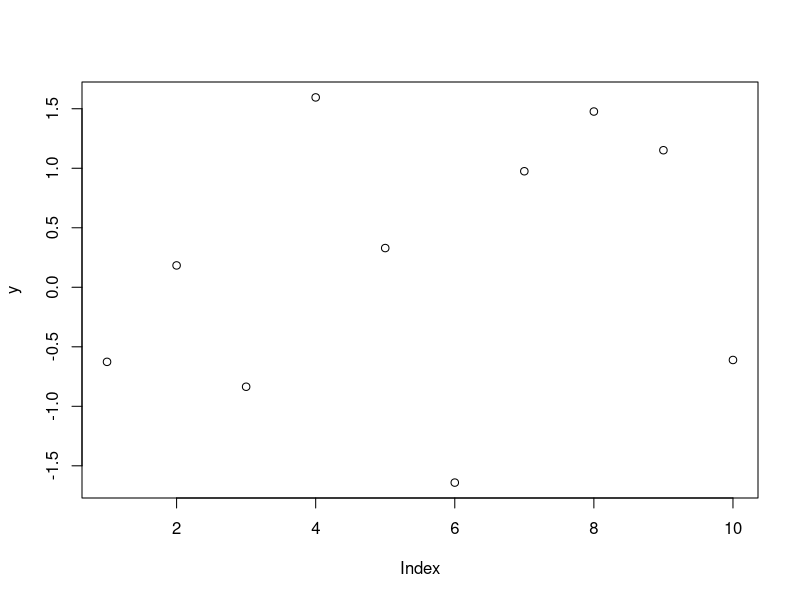

Reproduce this figure in R. (Note: this script raises an error after producing the figure.)
# Assume single changepoint model at a single point cp. Using normal distribution 

rm(list = ls())

set.seed(1)

# Load data in
Data=""
# y <- read.csv(Data)

# Or simulated data
cp <- 5
y1 <- rnorm(cp,0,1)
y2 <- rnorm(cp,0,2)

y <- c(y1,y2) ; plot(y)

approx_samples <- 500000

# prior for parameter
mu_prior <- c(0,3) #Normal distribution
sigma_prior <- c(5,0.6) #Use Scaled-Inverse-Chi-Squared for Conjugacy (df_para,scale_para) - mean of c(5,0.6) = 1

proposal_sd_rj <- 0.2 #bigger jump for the reversible jump
proposal_sd_wm <- 0.1 #within model sample of parameters
sims <- 100000
perc_burnin <- 0.1
num_of_cps_list <- rep(NA,sims)
mu_list <- list() #to assign to this list, use [[]]
sigma_list <- list() #to assign to this list, use [[]]
num_of_cps <- 0
mu <- mean(y)
sigma <- sqrt(var(y))
# Divide the problem into three problems
# 1) Unknown Mean, Known Sigma
# 2) Known Mean, Unknown Sigma
# 3) Unknown Mean, Unknown Sigma

cpd_test <- as.numeric(readline(prompt = "Unknown Mu(1), Unknown Sigma(2), Unknown Mu and Sigma(3): ")) # Start with Unknown Mean, Known Sigma

if (cpd_test==1){
  # Use approximation using samples from prior, reversible jump, and analytical
  known_sigma <- as.numeric(readline(prompt = "Known sigma: "))
  
  # Before anything, define function for product of normals
  prod_norm <- function(mu,sigma,y){prod(dnorm(y,mu,sigma))}
  
  # Use approximation, i.e integrate over all mu
  # Marginal likelihood P(Y|M_0)
  pM0 <- mean(sapply(rnorm(approx_samples,mu_prior[1],mu_prior[2]),prod_norm,known_sigma,y))
  # Marginal Likelihood P(Y|M_1)
  pM1 <- mean(sapply(rnorm(approx_samples,mu_prior[1],mu_prior[2]),prod_norm,known_sigma,y[1:cp]))*mean(sapply(rnorm(approx_samples,mu_prior[1],mu_prior[2]),prod_norm,known_sigma,y[(cp+1):(2*cp)]))
  # Normalise
  total <- pM0+pM1
  pM0 <- pM0/total
  pM1 <- pM1/total
  # Store results in data frame
  results <- data.frame("Approx"=c(pM0,pM1))
  
  # Now calculate using reversible jump
  # proposal_sd_rj <- 0.1 #bigger jump for the reversible jump
  # proposal_sd_wm <- 0.1 #within model sample of parameters
  # sims <- 100000
  # perc_burnin <- 0.1
  # num_of_cps_list <- rep(NA,sims)
  # mu_list <- list() #to assign to this list, use [[]]
  # num_of_cps <- 0
  # mu <- mean(y)
  
  for (s in 1:sims) {
    if (s%%10000==0) {
      print(s)
    }
    # If we have no changepoints, we jump to one changepoint at cp
    if (num_of_cps==0) {
      u1 <- rnorm(1,0,proposal_sd_rj)
      u2 <- rnorm(1,0,proposal_sd_rj)
      
      new_mu_left <- mean(y[1:cp])+u1
      new_mu_right <- mean(y[(cp+1):(2*cp)])+u2
      
      old_prior <- dnorm(mu,mu_prior[1],mu_prior[2],log = TRUE)
      new_prior <- dnorm(new_mu_left,mu_prior[1],mu_prior[2],log = TRUE) + dnorm(new_mu_right,mu_prior[1],mu_prior[2],log = TRUE)
      
      old_like <- sum(dnorm(y,mu,known_sigma,log = TRUE))
      new_like <- sum(dnorm(y[1:cp],new_mu_left,known_sigma,log = TRUE))+sum(dnorm(y[(cp+1):(2*cp)],new_mu_right,known_sigma,log = TRUE))
      
      old_to_new <- dnorm(u1,0,proposal_sd_rj,log = TRUE)+dnorm(u2,0,proposal_sd_rj,log = TRUE)
      new_to_old <- dnorm(mean(y)-mu,0,proposal_sd_rj,log = TRUE)
      if (runif(1)<exp(new_like+new_prior+new_to_old-old_like-old_prior-old_to_new)) {
        num_of_cps <- 1
        mu <- c(new_mu_left,new_mu_right)
      }
    } else { 
      # We are in the one changepoint model
      u <- rnorm(1,0,proposal_sd_rj)
      
      new_mu <- mean(y)+u
      
      old_prior <- dnorm(mu[1],mu_prior[1],mu_prior[2],log = TRUE)+dnorm(mu[2],mu_prior[1],mu_prior[2],log = TRUE)
      new_prior <- dnorm(new_mu,mu_prior[1],mu_prior[2],log = TRUE)
      
      old_like <- sum(dnorm(y[1:cp],mu[1],known_sigma,log = TRUE))+sum(dnorm(y[(cp+1):(2*cp)],mu[2],known_sigma,log = TRUE))
      new_like <- sum(dnorm(y,new_mu,known_sigma,log = TRUE))
      
      old_to_new <- dnorm(u,0,proposal_sd_rj,log = TRUE)
      new_to_old <- dnorm(mu[1]-mean(y[1:cp]),0,proposal_sd_rj,log = TRUE)+dnorm(mu[2]-mean(y[(cp+1):(2*cp)]),0,proposal_sd_rj,log = TRUE)
      
      if (runif(1)< exp(new_like+new_prior-old_like-old_prior+new_to_old-old_to_new)) {
        mu <- new_mu
        num_of_cps <- 0
      }
    }
    # Resample mu parameter from posterior, use Metropolis Hastings
    if (num_of_cps==0) {
      u <- rnorm(1,0,proposal_sd_wm)
      new_mu <- mu+u

      old_prior <- dnorm(mu,mu_prior[1],mu_prior[2],log = TRUE)
      new_prior <- dnorm(new_mu,mu_prior[1],mu_prior[2],log = TRUE)

      old_like <- sum(dnorm(y,mu,known_sigma,log = TRUE))
      new_like <- sum(dnorm(y,new_mu,known_sigma,log = TRUE))
      # Symmetric proposal so no transition probability
      if (runif(1)<exp(new_like+new_prior-old_prior-old_like)) {
        mu <- new_mu
      }
    } else{
      u1 <- rnorm(1,0,proposal_sd_wm)
      u2 <- rnorm(1,0,proposal_sd_wm)
      new_mu_left <- mu[1]+u1
      new_mu_right <- mu[2]+u2

      old_prior <- dnorm(mu[1],mu_prior[1],mu_prior[2],log = TRUE)+dnorm(mu[2],mu_prior[1],mu_prior[2],log = TRUE)
      new_prior <- dnorm(new_mu_left,mu_prior[1],mu_prior[2],log = TRUE)+dnorm(new_mu_right,mu_prior[1],mu_prior[2],log = TRUE)

      old_like <- sum(dnorm(y[1:cp],mu[1],known_sigma,log = TRUE))+sum(dnorm(y[(cp+1):(2*cp)],mu[2],known_sigma,log = TRUE))
      new_like <- sum(dnorm(y[1:cp],new_mu_left,known_sigma,log = TRUE))+sum(dnorm(y[(cp+1):(2*cp)],new_mu_right,known_sigma,log = TRUE))
      # Symmetric proposal so no transition probability
      if (runif(1)<exp(new_like+new_prior-old_prior-old_like)) {
        mu <- c(new_mu_left,new_mu_right)
      }
    }
    #now resample mu from its posterior
    # if (num_of_cps==0) {
    #   posteriorsd <- sqrt( ( 1/mu_prior[2]^2 + length(y) )^(-1) )
    #   posteriormu <- sum(y)/ ( 1/mu_prior[2]^2 + length(y)) 
    #   mu <- rnorm(1,posteriormu,posteriorsd)
    # } else {
    #   y1 <- y[1:cp]; y2 <- y[(cp+1):(2*cp)]
    #   posteriorsd <- sqrt( ( 1/mu_prior[2]^2 + length(y1) )^(-1) )
    #   posteriormu <- sum(y1)/ ( 1/mu_prior[2]^2 + length(y1)) 
    #   mu[1] <- rnorm(1,posteriormu,posteriorsd)
    #   
    #   posteriorsd <- sqrt( ( 1/mu_prior[2]^2 + length(y2) )^(-1) )
    #   posteriormu <- sum(y2)/ ( 1/mu_prior[2]^2 + length(y2)) 
    #   mu[2] <- rnorm(1,posteriormu,posteriorsd)
    # }
    num_of_cps_list[s] <- num_of_cps
    mu_list[[s]] <- mu
  }
  num_of_cps_list <- num_of_cps_list[-(1:(perc_burnin*sims))]
  mu_list <- mu_list[-(1:(perc_burnin*sims))]
  
  cps_0 <- sum(num_of_cps_list==0)
  cps_1 <- sum(num_of_cps_list==1)
  cps_0_perc <- cps_0/(cps_0+cps_1)
  cps_1_perc <- cps_1/(cps_0+cps_1)
  
  results <- cbind(results,"RJMCMC"=c(cps_0_perc,cps_1_perc))
  
  # Analytical results
  # We need to calculate marginal likelihood since p(M0|Y) proportional to p(Y|M0)p(M0) and p(M1|Y) proportional to p(Y|M1)p(M1)
  
  # Write function for Marginal likelihood
  marg_like_mu <- function(y,sigma,mu_0,sigma_0){
    return((sigma/(((sqrt(2*pi)*sigma)^length(y))*sqrt(length(y)*sigma_0^2+sigma^2)))*exp(-(sum(y^2)/(2*sigma^2))-(mu_0^2/(2*sigma_0^2)))*exp(((sigma_0^2*length(y)^2*mean(y)^2/sigma^2)+((sigma^2*mu_0^2)/sigma_0^2)+(2*length(y)*mean(y)*mu_0))/(2*(length(y)*sigma_0^2+sigma^2))))              
  }
  
  # For model M0, no changepoint
  # marg_like_M0 <- (known_sigma/((sqrt(2*pi)*known_sigma)*sqrt(length(y)*mu_prior[2]^2+known_sigma^2)))*exp(-(sum(y^2)/(2*known_sigma^2))-(mu_prior[1]^2/(2*mu_prior[2]^2)))*exp(((mu_prior[2]^2*length(y)^2*mean(y)^2/known_sigma^2)+((known_sigma^2*mu_prior[1]^2)/mu_prior[2]^2)+(2*length(y)*mean(y)*mu_prior[1]))/(2*(length(y)*mu_prior[2]^2+known_sigma^2)))              
  marg_like_M0 <- marg_like_mu(y,known_sigma,mu_prior[1],mu_prior[2])
    
  # For model M1, one changepoint
  marg_like_M1 <- marg_like_mu(y[1:cp],known_sigma,mu_prior[1],mu_prior[2])*marg_like_mu(y[(cp+1):(2*cp)],known_sigma,mu_prior[1],mu_prior[2])
  
  total_marg <- marg_like_M0+marg_like_M1
  
  marg_like_M0 <- marg_like_M0/total_marg
  marg_like_M1 <- marg_like_M1/total_marg
  
  results <- cbind(results,"Analytical"=c(marg_like_M0,marg_like_M1))
  
}else if(cpd_test==2){ #Known Mean, Unknown Sigma
  # Use approximation using samples from prior, reversible jump, and analytical
  known_mu <- as.numeric(readline(prompt = "Known mu: "))
  
  # Before anything, define function for product of normals
  prod_norm <- function(sigma,mu,y){prod(dnorm(y,mu,sigma))}
  
  # Use approximation, i.e integrate over all sigma
  # Define function to generate and evaluate Scaled-Inverse-Chi-Squared variables, parameters (scale,degree_of_freedom)
  rscaleinvchi <- function(n,df_para,scale_para){
    return((df_para*scale_para)/rchisq(n,df_para))
  }
  dscaleinvchi <- function(x,df_para,scale_para,log){
    if (log=="TRUE") {
      return(log((scale_para*df_para/2)^(df_para/2)/(gamma(df_para/2))*exp((-df_para*scale_para)/(2*x))/(x^(1+(df_para/2)))))
    } else if (log=="FAlSE") {
      return((scale_para*df_para/2)^(df_para/2)/(gamma(df_para/2))*exp((-df_para*scale_para)/(2*x))/(x^(1+(df_para/2))))
    } else {
      return((scale_para*df_para/2)^(df_para/2)/(gamma(df_para/2))*exp((-df_para*scale_para)/(2*x))/(x^(1+(df_para/2))))
    }
  }
  
  # Marginal likelihood P(Y|M_0) 
  pM0 <- mean(sapply(sqrt(rscaleinvchi(approx_samples,sigma_prior[1],sigma_prior[2])),prod_norm,known_mu,y))
  # Marginal Likelihood P(Y|M_1) 
  pM1 <- mean(sapply(sqrt(rscaleinvchi(approx_samples,sigma_prior[1],sigma_prior[2])),prod_norm,known_mu,y[1:cp]))*mean(sapply(sqrt(rscaleinvchi(approx_samples,sigma_prior[1],sigma_prior[2])),prod_norm,known_mu,y[(cp+1):(2*cp)]))
  # Normalise
  total <- pM0+pM1
  pM0 <- pM0/total
  pM1 <- pM1/total
  # Store results in data frame
  results <- data.frame("Approx"=c(pM0,pM1))
  
  # Now calculate using reversible jump
  # proposal_sd_rj <- 0.1 #bigger jump for the reversible jump
  # proposal_sd_wm <- 0.1 #within model sample of parameters
  # sims <- 100000
  # perc_burnin <- 0.1
  # num_of_cps_list <- rep(NA,sims)
  # sigma_list <- list() #to assign to this list, use [[]]
  # num_of_cps <- 0
  # sigma <- sqrt(var(y)) #initialisation

  for (s in 1:sims) {
    if (s%%10000==0) {
      print(s)
    }
    # If we have no changepoints, we jump to one changepoint at cp
    if (num_of_cps==0) {
      u1 <- rnorm(1,0,proposal_sd_rj)
      u2 <- rnorm(1,0,proposal_sd_rj)

      new_sigma_left <- sqrt(var(y[1:cp])+u1)
      new_sigma_right <- sqrt(var(y[(cp+1):(2*cp)])+u2)

      old_prior <- dscaleinvchi(sigma^2,sigma_prior[1],sigma_prior[2],log = TRUE)
      new_prior <- dscaleinvchi(new_sigma_left^2,sigma_prior[1],sigma_prior[2],log = TRUE) + dscaleinvchi(new_sigma_right^2,sigma_prior[1],sigma_prior[2],log = TRUE)

      old_like <- sum(dnorm(y,known_mu,sigma,log = TRUE))
      new_like <- sum(dnorm(y[1:cp],known_mu,new_sigma_left,log = TRUE))+sum(dnorm(y[(cp+1):(2*cp)],known_mu,new_sigma_right,log = TRUE))

      old_to_new <- dnorm(u1,0,proposal_sd_rj,log = TRUE)+dnorm(u2,0,proposal_sd_rj,log = TRUE)
      new_to_old <- dnorm(sigma^2-var(y),0,proposal_sd_rj,log = TRUE)
      if (runif(1)<exp(new_like+new_prior+new_to_old-old_like-old_prior-old_to_new)) {
        num_of_cps <- 1
        sigma <- c(new_sigma_left,new_sigma_right)
      }
    } else {
      # We are in the one changepoint model
      u <- rnorm(1,0,proposal_sd_rj)

      new_sigma <- sqrt(var(y)+u)

      old_prior <- dscaleinvchi(sigma[1]^2,sigma_prior[1],sigma_prior[2],log = TRUE)+dscaleinvchi(sigma[2]^2,sigma_prior[1],sigma_prior[2],log = TRUE)
      new_prior <- dscaleinvchi(new_sigma^2,sigma_prior[1],sigma_prior[2],log = TRUE)

      old_like <- sum(dnorm(y[1:cp],known_mu,sigma[1],log = TRUE))+sum(dnorm(y[(cp+1):(2*cp)],known_mu,sigma[2],log = TRUE))
      new_like <- sum(dnorm(y,known_mu,new_sigma,log = TRUE))

      old_to_new <- dnorm(u,0,proposal_sd_rj,log = TRUE)
      new_to_old <- dnorm(sigma[1]^2-var(y[1:cp]),0,proposal_sd_rj,log = TRUE)+dnorm(sigma[2]^2-var(y[(cp+1):(2*cp)]),0,proposal_sd_rj,log = TRUE)

      if (runif(1)< exp(new_like+new_prior-old_like-old_prior+new_to_old-old_to_new)) {
        sigma <- new_sigma
        num_of_cps <- 0
      }
    }
    # Resample mu parameter from posterior, use Metropolis Hastings
    if (num_of_cps==0) {
      u <- rnorm(1,0,proposal_sd_wm)
      temp_new_sigma <- sigma^2+u
      if (temp_new_sigma<=0) {
      } else {
        new_sigma <- sqrt(sigma^2+u)

        old_prior <- dscaleinvchi(sigma^2,sigma_prior[1],sigma_prior[2],log = TRUE)
        new_prior <- dscaleinvchi(new_sigma^2,sigma_prior[1],sigma_prior[2],log = TRUE)
        
        old_like <- sum(dnorm(y,known_mu,sigma,log = TRUE))
        new_like <- sum(dnorm(y,known_mu,new_sigma,log = TRUE))
        # Symmetric proposal so no transition probability
        if (runif(1)<exp(new_like+new_prior-old_prior-old_like)) {
          sigma <- new_sigma
        }
      }
    } else{
      u1 <- rnorm(1,0,proposal_sd_wm)
      u2 <- rnorm(1,0,proposal_sd_wm)
      temp_new_sigma_left <- sigma[1]^2+u1
      temp_new_sigma_right <- sigma[2]^2+u2
      if (temp_new_sigma_left<=0|temp_new_sigma_right<=0) {
      } else{
        new_sigma_left <- sqrt(sigma[1]^2+u1)
        new_sigma_right <- sqrt(sigma[2]^2+u2)
        
        old_prior <- dscaleinvchi(sigma[1]^2,sigma_prior[1],sigma_prior[2],log = TRUE)+dscaleinvchi(sigma[2]^2,sigma_prior[1],sigma_prior[2],log = TRUE)
        new_prior <- dscaleinvchi(new_sigma_left^2,sigma_prior[1],sigma_prior[2],log = TRUE)+dscaleinvchi(new_sigma_right^2,sigma_prior[1],sigma_prior[2],log = TRUE)
        
        old_like <- sum(dnorm(y[1:cp],known_mu,sigma[1],log = TRUE))+sum(dnorm(y[(cp+1):(2*cp)],known_mu,sigma[2],log = TRUE))
        new_like <- sum(dnorm(y[1:cp],known_mu,new_sigma_left,log = TRUE))+sum(dnorm(y[(cp+1):(2*cp)],known_mu,new_sigma_right,log = TRUE))
        # Symmetric proposal so no transition probability
        if (runif(1)<exp(new_like+new_prior-old_prior-old_like)) {
          sigma <- c(new_sigma_left,new_sigma_right)
        }
      }
    }
    #now resample mu from its posterior
    # if (num_of_cps==0) {
    #   posteriorsd <- sqrt( ( 1/mu_prior[2]^2 + length(y) )^(-1) )
    #   posteriormu <- sum(y)/ ( 1/mu_prior[2]^2 + length(y))
    #   mu <- rnorm(1,posteriormu,posteriorsd)
    # } else {
    #   y1 <- y[1:cp]; y2 <- y[(cp+1):(2*cp)]
    #   posteriorsd <- sqrt( ( 1/mu_prior[2]^2 + length(y1) )^(-1) )
    #   posteriormu <- sum(y1)/ ( 1/mu_prior[2]^2 + length(y1))
    #   mu[1] <- rnorm(1,posteriormu,posteriorsd)
    #
    #   posteriorsd <- sqrt( ( 1/mu_prior[2]^2 + length(y2) )^(-1) )
    #   posteriormu <- sum(y2)/ ( 1/mu_prior[2]^2 + length(y2))
    #   mu[2] <- rnorm(1,posteriormu,posteriorsd)
    # }
    num_of_cps_list[s] <- num_of_cps
    sigma_list[[s]] <- sigma
  }
  num_of_cps_list <- num_of_cps_list[-(1:(perc_burnin*sims))]
  sigma_list <- sigma_list[-(1:(perc_burnin*sims))]

  cps_0 <- sum(num_of_cps_list==0)
  cps_1 <- sum(num_of_cps_list==1)
  cps_0_perc <- cps_0/(cps_0+cps_1)
  cps_1_perc <- cps_1/(cps_0+cps_1)

  results <- cbind(results,"RJMCMC"=c(cps_0_perc,cps_1_perc))
  
  # Analytical
  marg_like_sigma <- function(y,mu,df_0,scale_0){
    return(((1/sqrt(2*pi))^(length(y)))*(((scale_0*df_0)/2)^(df_0/2))/gamma(df_0/2)*gamma((df_0+length(y))/2)*((2/((df_0*scale_0)+(sum((y-mu)^2))))^((df_0+length(y))/2)))
  }
  
  # For Model M0
  marg_like_sigma_M0 <- marg_like_sigma(y,known_mu,sigma_prior[1],sigma_prior[2])
  
  # For Model M1
  marg_like_sigma_M1 <- marg_like_sigma(y[1:cp],known_mu,sigma_prior[1],sigma_prior[2])*marg_like_sigma(y[(cp+1):(2*cp)],known_mu,sigma_prior[1],sigma_prior[2])
  
  total_marg <- marg_like_sigma_M0+marg_like_sigma_M1
  
  marg_like_M0 <- marg_like_sigma_M0/total_marg
  marg_like_M1 <- marg_like_sigma_M1/total_marg
  
  results <- cbind(results,"Analytical"=c(marg_like_M0,marg_like_M1))

}
